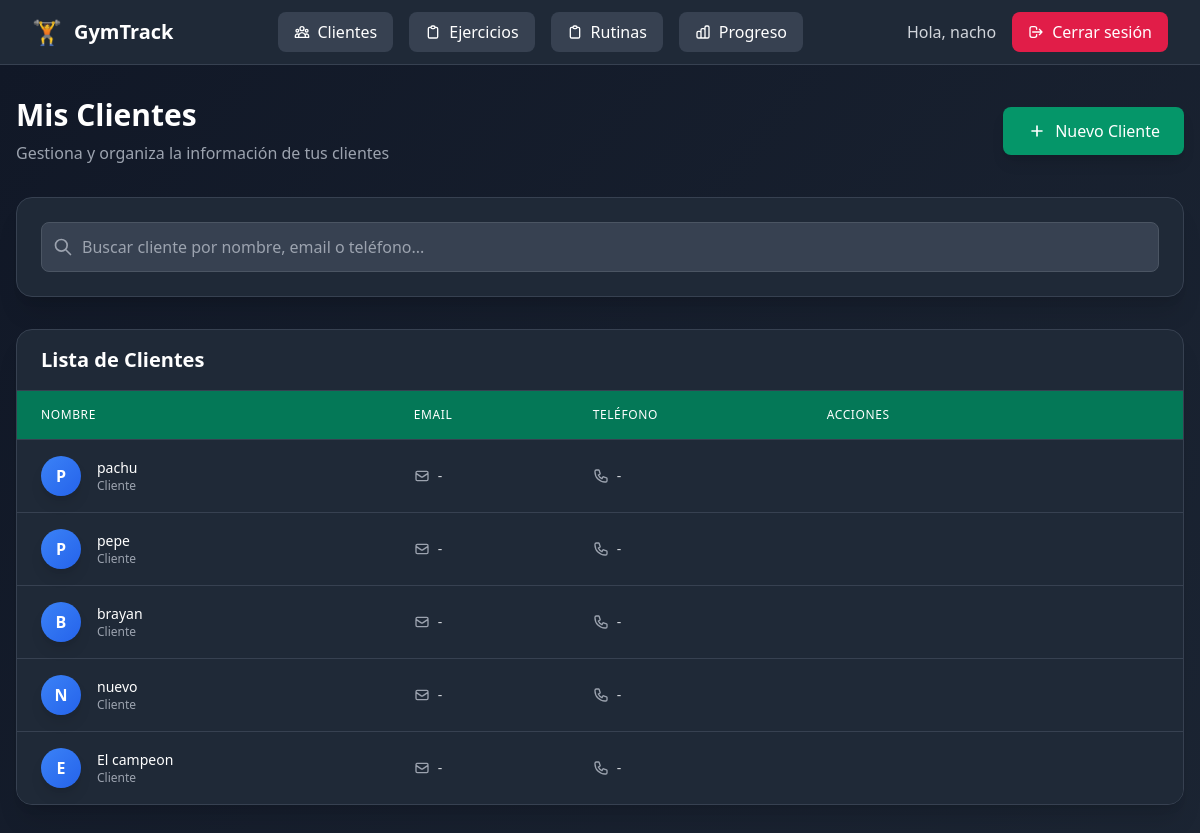
Screenshot of /clientes/ (signed in) with the database file from the repository.
### usuarios/models.py (models this page shows, shortened)
class Usuario(AbstractUser):
    ROLES = (
        ("entrenador", "Entrenador"),
        ("admin", "Administrador"),
    )
    rol = models.CharField(max_length=20, choices=ROLES, default="entrenador")

### clientes/models.py (models this page shows, shortened)
class Cliente(models.Model):
    entrenadores = models.ManyToManyField(settings.AUTH_USER_MODEL, related_name="clientes")
    nombre = models.CharField(max_length=100)
    edad = models.PositiveIntegerField(null=True, blank=True)
    altura_cm = models.PositiveIntegerField(null=True, blank=True)
    peso_kg = models.FloatField(null=True, blank=True)
    lesiones = models.TextField(blank=True, help_text="Anotar lesiones o complicaciones")

### clientes/views.py (the view)
# urls.py: path("", ClienteListaView.as_view(), name="lista"),
class ClienteListaView(LoginRequiredCustomMixin, RolRequiredMixin, EntrenadorQuerysetMixin, ListView):
    model = Cliente
    template_name = "clientes/lista.html"
    context_object_name = "clientes"
    rol_permitido = "entrenador"  # 👈 solo entrenadores

### usuarios/mixins.py (called while the page is built)
    def test_func(self):
        user = self.request.user
        if not user.is_authenticated:
            return False
        if self.rol_permitido:
            return user.rol == self.rol_permitido
        return False

    def get_queryset(self):
        qs = super().get_queryset()
        user = self.request.user
        if user.is_superuser:
            return qs
        if hasattr(self.model, "cliente"):
            return qs.filter(cliente__entrenadores=user).distinct()
        if hasattr(self.model, "entrenadores"):
            return qs.filter(entrenadores=user).distinct()
        return qs.none()

### clientes/templates/clientes/lista.html (shortened to what this page needs)
{% extends "base.html" %}
{% block content %}
<div class="min-h-screen bg-gradient-to-br from-gray-900 to-gray-800 py-8 px-4">
  <div class="max-w-7xl mx-auto">
    <div class="flex flex-col sm:flex-row justify-between items-start sm:items-center mb-8 gap-4">
      <div>
        <h1 class="text-3xl font-bold text-white mb-2">Mis Clientes</h1>
        <p class="text-gray-400">Gestiona y organiza la información de tus clientes</p>
      </div>
      <a href="{% url 'clientes:crear' %}" class="inline-flex items-center px-6 py-3 bg-emerald-600 hover:bg-emerald-500 text-white font-medium rounded-lg transition-colors shadow-lg">
        <svg class="w-5 h-5 mr-2" fill="none" stroke="currentColor" viewBox="0 0 24 24">
          <path stroke-linecap="round" stroke-linejoin="round" stroke-width="2" d="M12 6v6m0 0v6m0-6h6m-6 0H6"></path>
        </svg>
        Nuevo Cliente
      </a>
    </div>
    <div class="bg-gray-800 rounded-2xl shadow-xl border border-gray-700 p-6 mb-8">
      <div class="relative">
        <div class="absolute inset-y-0 left-0 pl-3 flex items-center pointer-events-none">
        </div>
        <input
          type="text"
          id="buscadorClientes"
          class="block w-full pl-10 pr-4 py-3 bg-gray-700 border border-gray-600 rounded-lg text-white placeholder-gray-400 focus:outline-none focus:ring-2 focus:ring-emerald-500 focus:border-transparent"
          placeholder="Buscar cliente por nombre, email o teléfono..."
        />
      </div>
    </div>
    <div class="bg-gray-800 rounded-2xl shadow-xl border border-gray-700 overflow-hidden">
      <div class="px-6 py-4 border-b border-gray-700">
        <h2 class="text-xl font-bold text-white">Lista de Clientes</h2>
      </div>
      <div class="overflow-x-auto">
        <table class="min-w-full divide-y divide-gray-700">
          <thead class="bg-emerald-700">
            <tr>
              <th class="px-6 py-4 text-left text-xs font-medium text-white uppercase tracking-wider">Nombre</th>
              <th class="px-6 py-4 text-left text-xs font-medium text-white uppercase tracking-wider">Email</th>
              <th class="px-6 py-4 text-left text-xs font-medium text-white uppercase tracking-wider">Teléfono</th>
              <th class="px-6 py-4 text-left text-xs font-medium text-white uppercase tracking-wider">Acciones</th>
            </tr>
          </thead>
          <tbody class="bg-gray-800 divide-y divide-gray-700" id="tablaClientes">
            {% for cliente in clientes %}
            <tr class="hover:bg-gray-750 transition-colors group">
              <td class="px-6 py-4 whitespace-nowrap">
                <div class="flex items-center">
                  <div class="flex-shrink-0 h-10 w-10 bg-gradient-to-br from-blue-500 to-blue-600 rounded-full flex items-center justify-center text-white font-bold shadow-lg">
                    {{ cliente.nombre|slice:":1"|upper }}
                  </div>
                  <div class="ml-4">
                    <div class="text-sm font-medium text-white">{{ cliente.nombre }}</div>
                    <div class="text-xs text-gray-400">Cliente</div>
                  </div>
                </div>
              </td>
              <td class="px-6 py-4 whitespace-nowrap">
                <div class="text-sm text-gray-300 flex items-center">
                  <svg class="w-4 h-4 mr-2 text-gray-400" fill="none" stroke="currentColor" viewBox="0 0 24 24">
                    <path stroke-linecap="round" stroke-linejoin="round" stroke-width="2" d="M3 8l7.89 5.26a2 2 0 002.22 0L21 8M5 19h14a2 2 0 002-2V7a2 2 0 00-2-2H5a2 2 0 00-2 2v10a2 2 0 002 2z"></path>
                  </svg>
                  {{ cliente.email|default:"-" }}
                </div>
              </td>
              <td class="px-6 py-4 whitespace-nowrap">
                <div class="text-sm text-gray-300 flex items-center">
                  {{ cliente.telefono|default:"-" }}
                </div>
              </td>
              <td class="px-6 py-4 whitespace-nowrap">
              </td>
            </tr>
            {% endfor %}
          </tbody>
        </table>
      </div>
    </div>
  </div>
</div>
{% endblock %}

### templates/base.html (shortened to what this page needs)
<!DOCTYPE html>
<html lang="es">
  <head>
    <script src="https://cdn.tailwindcss.com"></script>
  </head>
  <body class="bg-gradient-to-br from-gray-900 to-gray-800 min-h-screen">
    <nav class="bg-gray-800 border-b border-gray-700 shadow-lg">
      <div class="max-w-7xl mx-auto px-4 sm:px-6 lg:px-8">
        <div class="flex justify-between items-center h-16">
          <div class="flex items-center">
            <a href="/" class="flex items-center space-x-3 text-xl font-bold text-white hover:text-emerald-400 transition-colors">
              <span class="text-2xl">🏋️</span>
              <span class="hidden sm:inline">GymTrack</span>
            </a>
          </div>
          <div class="hidden md:flex items-center space-x-4">
            <a href="{% url 'clientes:lista' %}" class="inline-flex items-center px-4 py-2 bg-gray-700 hover:bg-gray-600 text-white font-medium rounded-lg transition-colors">
              Clientes
            </a>
            <a href="{% url 'ejercicios:lista' %}" class="inline-flex items-center px-4 py-2 bg-gray-700 hover:bg-gray-600 text-white font-medium rounded-lg transition-colors">
              <svg class="w-4 h-4 mr-2" fill="none" stroke="currentColor" viewBox="0 0 24 24">
                <path stroke-linecap="round" stroke-linejoin="round" stroke-width="2" d="M9 5H7a2 2 0 00-2 2v12a2 2 0 002 2h10a2 2 0 002-2V7a2 2 0 00-2-2h-2M9 5a2 2 0 002 2h2a2 2 0 002-2M9 5a2 2 0 012-2h2a2 2 0 012 2"></path>
              </svg>
              Ejercicios
            </a>
            <a href="{% url 'rutinas:lista' %}" class="inline-flex items-center px-4 py-2 bg-gray-700 hover:bg-gray-600 text-white font-medium rounded-lg transition-colors">
              <svg class="w-4 h-4 mr-2" fill="none" stroke="currentColor" viewBox="0 0 24 24">
                <path stroke-linecap="round" stroke-linejoin="round" stroke-width="2" d="M9 5H7a2 2 0 00-2 2v12a2 2 0 002 2h10a2 2 0 002-2V7a2 2 0 00-2-2h-2M9 5a2 2 0 002 2h2a2 2 0 002-2M9 5a2 2 0 012-2h2a2 2 0 012 2"></path>
              </svg>
              Rutinas
            </a>
            <a href="{% url 'progreso:index' %}" class="inline-flex items-center px-4 py-2 bg-gray-700 hover:bg-gray-600 text-white font-medium rounded-lg transition-colors">
              Progreso
            </a>
          </div>
          <div class="hidden md:flex items-center space-x-4">
            {% if user.is_authenticated %}
              <span class="text-gray-300 font-medium">Hola, {{ user.username }}</span>
              <a href="{% url 'usuarios:logout' %}" class="inline-flex items-center px-4 py-2 bg-rose-600 hover:bg-rose-500 text-white font-medium rounded-lg transition-colors">
                <svg class="w-4 h-4 mr-2" fill="none" stroke="currentColor" viewBox="0 0 24 24">
                  <path stroke-linecap="round" stroke-linejoin="round" stroke-width="2" d="M17 16l4-4m0 0l-4-4m4 4H7m6 4v1a3 3 0 01-3 3H6a3 3 0 01-3-3V7a3 3 0 013-3h4a3 3 0 013 3v1"></path>
                </svg>
                Cerrar sesión
              </a>
            {% endif %}
          </div>
        </div>
      </div>
    </nav>
    <main class="flex-1">
      {% block content %}{% endblock %}
    </main>
  </body>
</html>

### rows the page displays
Usuario: username "nacho"
Cliente: nombre "P", nombre "pachu", email "-", telefono "-"
Cliente: nombre "P", nombre "pepe", email "-", telefono "-"
Cliente: nombre "B", nombre "brayan", email "-", telefono "-"
Cliente: nombre "N", nombre "nuevo", email "-", telefono "-"
Cliente: nombre "E", nombre "El campeon", email "-", telefono "-"
